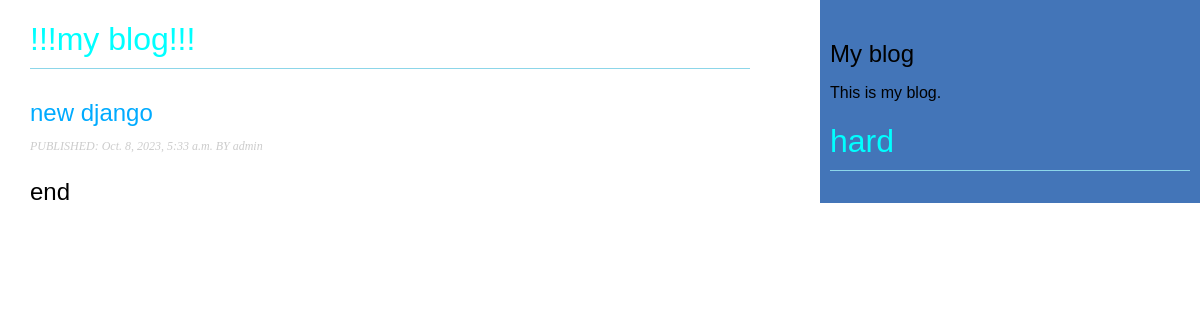
/blog/, run on an earlier commit of the app's database.
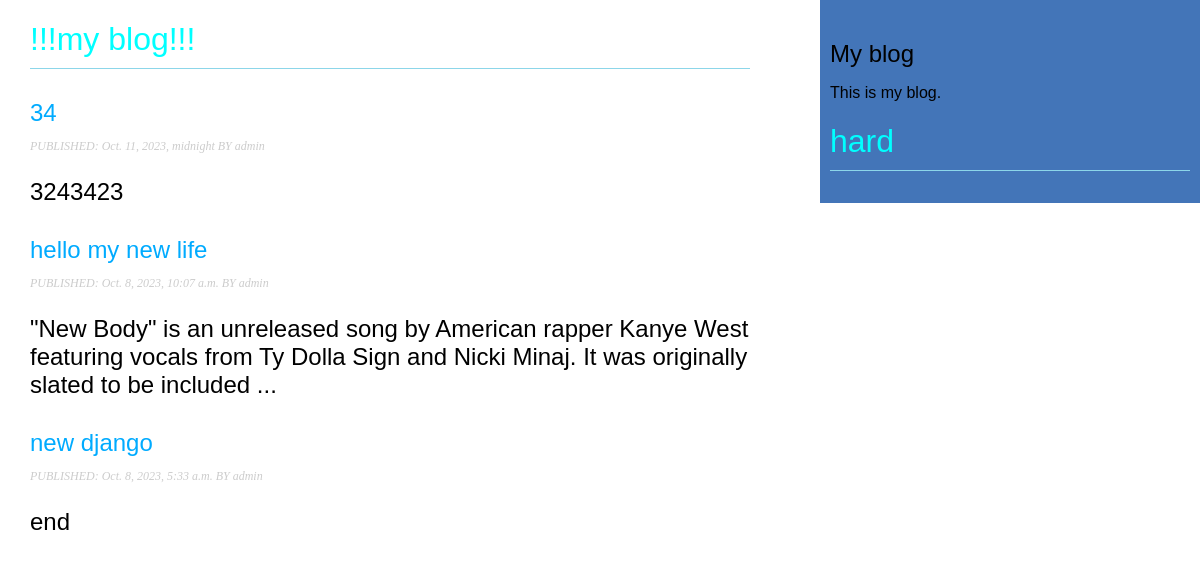
And on a later commit of the database.
### blog/models.py (models this page shows, shortened)
class Post(models.Model):
    objects=models.Manager()
    published=PublishedManager()
    class Status(models.TextChoices):
        DRAFT="DF","Draft"
        PUBLISHED="PB","PubliPosshed"
    author=models.ForeignKey(User,
                             on_delete=models.CASCADE,
                             related_name="blog_posts")
    title=models.CharField(max_length=250)
    slug=models.SlugField(max_length=250,unique_for_date="publish")
    body=models.TextField()
    publish=models.DateTimeField(default=timezone.now)
    created=models.DateTimeField(auto_now_add=True)
    updated=models.DateTimeField(auto_now=True)
    status=models.CharField(max_length=2,
                            choices=Status.choices,
                            default=Status.DRAFT)
    class Meta:
        ordering=['-publish']
        indexes=[
            models.Index(fields=["-publish"]),
        ]
    def get_absolute_url(self):
        return reverse("blog:post_detail",args=[self.publish.year,
                                                self.publish.month,
                                                self.publish.day,
                                                self.slug])

### blog/views.py (the view)
# urls.py: path("",views.post_list,name='post_list'),
def post_list(request):
    posts=Post.published.all()
    return render(request,'blog/post/list.html',{'posts':posts})

### blog/models.py (called while the page is built)
    def get_queryset(self):
        return super().get_queryset().filter(status=Post.Status.PUBLISHED)

### blog/templates/blog/post/list.html (shortened to what this page needs)
{%extends "blog/base.html"%}
{%block content%}
<h1>!!!my blog!!!</h1>
{%for post in posts%}
  <h2>
    <a href="{{post.get_absolute_url}}">
        {{ post.title }}
    </a>
    <p class="date">
        PUBLISHED: {{ post.publish }} BY {{ post.author }}
    </p>
    {{post.body|truncatewords:30|linebreaks}}
  </h2>
{%endfor%}
{%endblock%}

### blog/templates/blog/base.html (shortened to what this page needs)
{% load static %}
<!DOCTYPE html>
<html>
<head>
  <link href="{% static 'css/blog.css' %}" rel="stylesheet">
</head>
<body>
  <div id="content">
    {% block content %}
    {% endblock %}
  </div>
  <div id="sidebar">
    <h2>My blog</h2>
    <p>This is my blog.</p>
    <h1>hard</h1>
  </div>
</body>
</html>

### blog/static/css/blog.css (style rules this page uses)
body { margin:0; padding:0; font-family:helvetica, sans-serif; }
a { color:#00abff; text-decoration:none; }
h1 { color:aqua; font-weight:normal; border-bottom:1px solid #8cd6e9; padding:0 0 10px 0; }
h2 { font-weight:normal; margin:30px 0 0; }
#content { float:left; width:60%; padding:0 0 0 30px; }
#sidebar { float:right; width:30%; padding:10px; background:#4375b8; height:100%; }
p.date { color:#ccc; font-family: georgia, serif; font-size: 12px; font-style: italic; }

What changed in the data, as far as the page shows it:
added Post: title "34", publish "Oct. 11, 2023, midnight", author "admin", body "3243423"
added Post: title "hello my new life", publish "Oct. 8, 2023, 10:07 a.m.", author "admin", body "\"New Body\" is an unreleased song by American rapper Kanye West featuring vocals from Ty Dolla Sign and Nicki Minaj. It was originally slated to be included ..."
